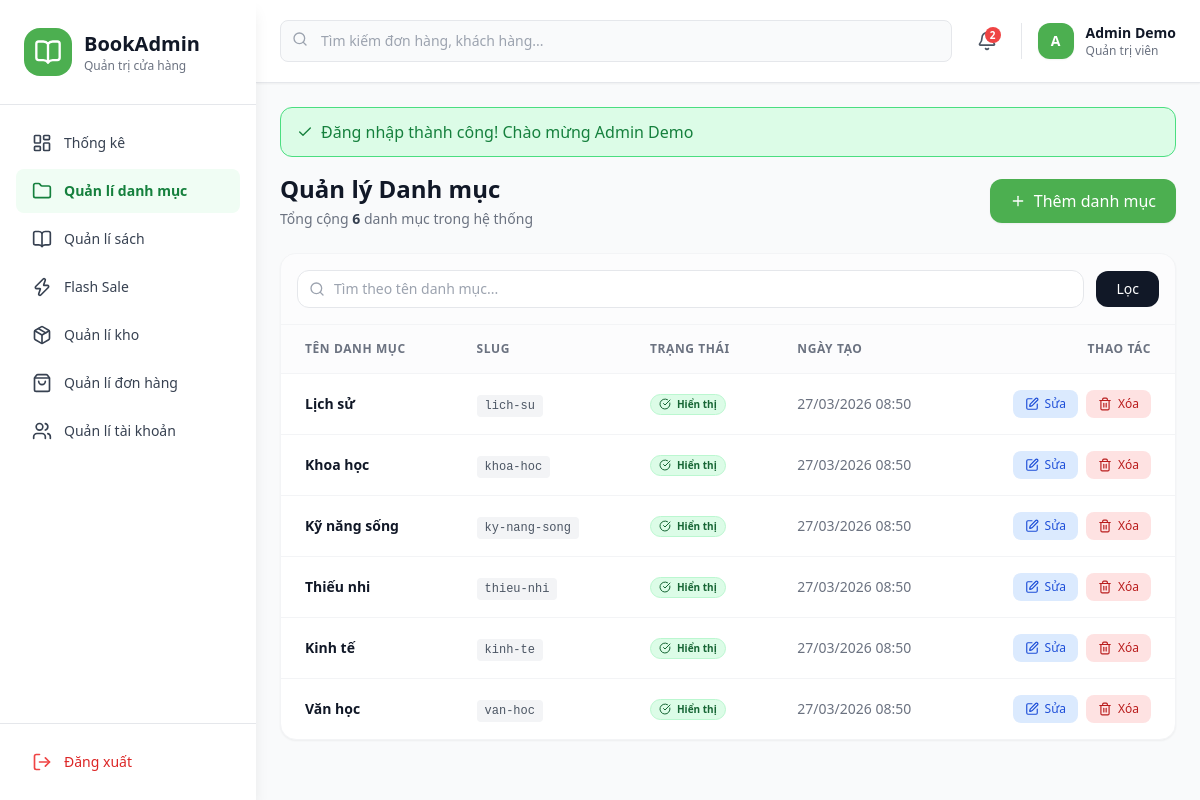
Page /BASE_URL?act=admin-categories (signed in) on the committed database.
### tables this page shows
CREATE TABLE categories (
  category_id INT          NOT NULL AUTO_INCREMENT,
  name        VARCHAR(150) NOT NULL,
  slug        VARCHAR(150) NOT NULL UNIQUE,
  description TEXT                  DEFAULT NULL,
  status      TINYINT      NOT NULL DEFAULT 1 COMMENT '1=active, 0=inactive',
  created_at  DATETIME     NOT NULL DEFAULT CURRENT_TIMESTAMP,
  updated_at  DATETIME     NOT NULL DEFAULT CURRENT_TIMESTAMP ON UPDATE CURRENT_TIMESTAMP,
  PRIMARY KEY (category_id)
);

### controllers/admin/AdminCategoryController.php (called while the page is built, shortened)
<?php
class AdminCategoryController
{
    private $categoryModel;
    public function __construct()
    {
        $this->categoryModel = new CategoryModel();
    }
    public function list()
    {
        $search = trim($_GET['search'] ?? '');
        $date = trim($_GET['date'] ?? '');
        $page = (int) ($_GET['page'] ?? 1);
        $page = $page < 1 ? 1 : $page;
        $limit = 10;
        $offset = ($page - 1) * $limit;
        $categories = $this->categoryModel->getAll($search, $date, $limit, $offset);
        $total = $this->categoryModel->countAll($search, $date);
        require_once './views/admin/categories/list.php';
    }
}
?>

### index.php (called while the page is built, shortened)
<?php
require_once './commons/function.php';
require_once './commons/message.php';
require_once './config/autoload.php';
require_once './routers/web.php';

### models/CategoryModel.php (called while the page is built, shortened)
<?php
class CategoryModel
{
    private $conn;
    public function __construct()
    {
        $this->conn = connectDB();
    }
    public function getAll($search = '', $date = '', $limit = 10, $offset = 0)
    {
        $query = "
      SELECT
        category_id as id,
        name,
        slug,
        description,
        status,
        created_at,
        updated_at
      FROM categories
      WHERE 1=1
    ";
        $query .= " ORDER BY category_id DESC LIMIT ? OFFSET ?";
        $stmt = $this->conn->prepare($query);
        $paramIndex = 1;
        $stmt->bindValue($paramIndex++, (int) $limit, PDO::PARAM_INT);
        $stmt->bindValue($paramIndex++, (int) $offset, PDO::PARAM_INT);
        $stmt->execute();
        return $stmt->fetchAll();
    }
    public function countAll($search = '', $date = '')
    {
        $query = "
      SELECT COUNT(*) as total
      FROM categories
      WHERE 1=1
    ";
        $stmt = $this->conn->prepare($query);
        $stmt->execute();
        return $stmt->fetch()['total'] ?? 0;
    }
}
?>

### commons/function.php (called while the page is built, shortened)
<?php
function connectDB()
{
    $host = DB_HOST;
    $port = DB_PORT;
    $dbname = DB_NAME;
    try {
        $conn = new PDO("mysql:host=$host;port=$port;dbname=$dbname", DB_USERNAME, DB_PASSWORD);
        $conn->setAttribute(PDO::ATTR_ERRMODE, PDO::ERRMODE_EXCEPTION);
        $conn->setAttribute(PDO::ATTR_DEFAULT_FETCH_MODE, PDO::FETCH_ASSOC);
        return $conn;
    } catch (PDOException $e) {
        echo ("Connection failed: " . $e->getMessage());
    }
}

### config/autoload.php (called while the page is built, shortened)
<?php
spl_autoload_register(function ($className) {
  $paths = [
    './controllers/',
    './controllers/admin/',
    './controllers/customer/',
    './models/',
  ];
  foreach ($paths as $path) {
    $file = $path . $className . '.php';
    if (file_exists($file)) {
      return;
    }
  }
});

### commons/message.php (called while the page is built, shortened)
<?php
class Message
{
  public static function get($key)
  {
    if (!empty($_SESSION['messages'][$key])) {
      $msg = $_SESSION['messages'][$key];
      return $msg;
    }
    return null;
  }
}

### views/admin/categories/list.php (the view, shortened to what this page needs)
<?php
$flashMessage = Message::get('success');
include_once './views/components/header.php';
include_once './views/components/sidebar.php';
?>
<main class="flex-1 overflow-x-hidden overflow-y-auto bg-gray-50 p-6">
    <div class="w-full">
        <?php if ($flashMessage): ?>
            <div id="flash-success"
                class="mb-4 bg-green-100 border border-green-400 text-green-700 px-4 py-3 rounded-xl relative flex items-center gap-2 transition-opacity duration-500"
                role="alert">
                <i data-lucide="check" class="w-4 h-4 shrink-0"></i>
                <span><?= htmlspecialchars($flashMessage) ?></span>
            </div>
        <?php endif; ?>
        <div class="flex flex-wrap justify-between items-center mb-6 gap-4">
            <div>
                <h1 class="text-2xl font-bold text-gray-900">Quản lý Danh mục</h1>
                <p class="text-sm text-gray-500 mt-1">
                    Tổng cộng <span class="font-semibold text-gray-700">
                        <?= number_format($total) ?>
                    </span> danh mục trong hệ thống
                </p>
            </div>
            <a href="<?= BASE_URL ?>?act=admin-categories-create"
                class="px-5 py-2.5 bg-[#4CAF50] text-white rounded-xl hover:bg-green-600 transition-colors font-medium flex items-center gap-2 shadow-sm">
                <i data-lucide="plus" class="w-4 h-4"></i> Thêm danh mục
            </a>
        </div>
        <div class="bg-white rounded-2xl shadow-sm border border-gray-100 overflow-hidden">
            <div class="p-4 border-b border-gray-100 bg-gray-50/50">
                <form action="" method="GET" class="flex flex-wrap gap-3 items-center w-full">
                    <div class="relative flex-1 min-w-[200px]">
                        <i data-lucide="search"
                            class="w-4 h-4 absolute left-3 top-1/2 -translate-y-1/2 text-gray-400"></i>
                        <input type="text" name="search" value="<?= htmlspecialchars($_GET['search'] ?? '') ?>"
                            placeholder="Tìm theo tên danh mục..."
                            class="w-full pl-9 pr-4 py-2 bg-white border border-gray-200 rounded-xl focus:outline-none focus:ring-2 focus:ring-[#4CAF50]/20 focus:border-[#4CAF50] transition-colors text-sm">
                    </div>
                    <button type="submit"
                        class="px-5 py-2 bg-gray-900 text-white rounded-xl hover:bg-gray-800 transition-colors font-medium text-sm whitespace-nowrap">
                        Lọc
                    </button>
                </form>
            </div>
            <div class="overflow-x-auto">
                <table class="w-full text-left border-collapse">
                    <thead>
                        <tr class="bg-gray-50/50 border-b border-gray-100">
                            <th class="px-6 py-4 text-xs font-semibold text-gray-500 uppercase tracking-wider">Tên danh mục</th>
                            <th class="px-6 py-4 text-xs font-semibold text-gray-500 uppercase tracking-wider">Slug</th>
                            <th class="px-6 py-4 text-xs font-semibold text-gray-500 uppercase tracking-wider">Trạng thái</th>
                            <th class="px-6 py-4 text-xs font-semibold text-gray-500 uppercase tracking-wider">Ngày tạo</th>
                            <th class="px-6 py-4 text-xs font-semibold text-gray-500 uppercase tracking-wider text-right">Thao tác</th>
                        </tr>
                    </thead>
                    <tbody class="divide-y divide-gray-100">
                        <?php if (empty($categories)): ?>
                            <tr>
                                <td colspan="5" class="px-6 py-14 text-center text-gray-500">
                                    <div class="flex flex-col items-center justify-center gap-3">
                                        <i data-lucide="inbox" class="w-10 h-10 text-gray-300"></i>
                                        <p class="text-sm">Không tìm thấy danh mục nào.</p>
                                        <a href="<?= BASE_URL ?>?act=admin-categories-create"
                                            class="text-sm text-[#4CAF50] hover:underline font-medium">+ Thêm danh mục mới</a>
                                    </div>
                                </td>
                            </tr>
                        <?php else: ?>
                            <?php foreach ($categories as $category): ?>
                                <tr class="hover:bg-gray-50 transition-colors">
                                    <td class="px-6 py-4">
                                        <div class="text-sm font-semibold text-gray-900">
                                            <?= htmlspecialchars($category['name']) ?>
                                        </div>
                                    </td>
                                    <td class="px-6 py-4 text-sm text-gray-600">
                                        <code class="bg-gray-100 px-2 py-1 rounded text-xs">
                                            <?= htmlspecialchars($category['slug']) ?>
                                        </code>
                                    </td>
                                    <td class="px-6 py-4">
                                        <span class="inline-flex items-center gap-1.5 px-2 py-0.5 rounded-full text-[10px] font-semibold
                                          <?= $category['status'] == 1 ? 'bg-green-100 text-green-800 border border-green-200' : 'bg-gray-100 text-gray-600 border border-gray-200' ?>">
                                            <i data-lucide="<?= $category['status'] == 1 ? 'check-circle' : 'circle' ?>"
                                                class="w-3 h-3"></i>
                                            <?= $category['status'] == 1 ? 'Hiển thị' : 'Đang ẩn' ?>
                                        </span>
                                    </td>
                                    <td class="px-6 py-4 text-sm text-gray-500">
                                        <?= date('d/m/Y H:i', strtotime($category['created_at'])) ?>
                                    </td>
                                    <td class="px-6 py-4 text-right">
                                        <div class="flex justify-end gap-2">
                                            <a href="<?= BASE_URL ?>?act=admin-categories-edit&id=<?= $category['id'] ?>"
                                                class="px-3 py-1.5 bg-blue-100 text-blue-700 rounded-lg hover:bg-blue-200 transition-colors text-xs font-medium flex items-center gap-1.5 whitespace-nowrap">
                                                <i data-lucide="edit" class="w-3.5 h-3.5"></i> Sửa
                                            </a>
                                            <a href="<?= BASE_URL ?>?act=admin-categories-delete&id=<?= $category['id'] ?>"
                                                onclick="return confirm('Bạn có chắc chắn muốn xóa danh mục này?');"
                                                class="px-3 py-1.5 bg-red-100 text-red-700 rounded-lg hover:bg-red-200 transition-colors text-xs font-medium flex items-center gap-1.5 whitespace-nowrap">
                                                <i data-lucide="trash-2" class="w-3.5 h-3.5"></i> Xóa
                                            </a>
                                        </div>
                                    </td>
                                </tr>
                            <?php endforeach; ?>
                        <?php endif; ?>
                    </tbody>
                </table>
            </div>
        </div>
    </div>
</main>

### views/components/header.php (shortened to what this page needs)
<?php
$currentUser = $_SESSION['currentUser'] ?? null;
$fullname = $currentUser['fullname'] ?? 'Admin';
$role     = ($currentUser['roles'] ?? '') == 1 ? 'Quản trị viên' : 'Nhân viên';
$avatar   = strtoupper(mb_substr($fullname, 0, 1));
?>
<!DOCTYPE html>
<html lang="vi" class="h-full">
<head>
  <script src="https://cdn.tailwindcss.com"></script>
</head>
<body class="h-full bg-[#F5F5F5] flex">
  <div class="flex-1 ml-64 flex flex-col min-h-screen">
    <header class="bg-white shadow-sm border-b border-gray-200 sticky top-0 z-40">
      <div class="px-6 py-5 flex items-center justify-between">
        <div class="flex-1 max-w-2xl">
          <div class="relative">
            <input type="text" placeholder="Tìm kiếm đơn hàng, khách hàng..."
              class="w-full pl-10 pr-4 py-2.5 bg-gray-50 border border-gray-200 rounded-lg focus:bg-white focus:outline-none focus:border-green-500 focus:ring-2 focus:ring-green-100 transition-all text-sm">
            <i data-lucide="search" class="absolute left-3 top-[11px] w-4 h-4 text-gray-400"></i>
          </div>
        </div>
        <div class="flex items-center space-x-4 pl-4">
          <button class="relative p-2 text-gray-600 hover:bg-gray-100 rounded-full transition-colors">
            <i data-lucide="bell" class="w-5 h-5 text-gray-600"></i>
            <span class="absolute top-1 right-1 bg-red-500 text-white text-[10px] font-bold rounded-full min-w-[16px] h-[16px] flex items-center justify-center px-1">2</span>
          </button>
          <div class="flex items-center gap-3 pl-4 border-l border-gray-200">
            <a class="flex items-center gap-3" href="<?= BASE_URL ?>?act=admin-profile">
              <div class="w-9 h-9 bg-[#4CAF50] rounded-xl flex items-center justify-center text-white text-sm font-bold shadow-sm">
                <?= $avatar ?>
              </div>
              <div class="hidden sm:block">
                <p class="text-sm font-bold text-gray-900"><?= htmlspecialchars($fullname) ?></p>
                <p class="text-xs text-gray-500"><?= $role ?></p>
              </div>
            </a>
          </div>
        </div>
      </div>
    </header>

### rows in the picture
categories: status "Quản trị viên", name "Kinh tế", slug "kinh-te", shows "Hiển thị", created_at "27/03/2026 08:50"
categories: name "Lịch sử", slug "lich-su", status 1 (drawn), created_at "27/03/2026 08:50"
categories: name "Khoa học", slug "khoa-hoc", status 1 (drawn), created_at "27/03/2026 08:50"
categories: name "Kỹ năng sống", slug "ky-nang-song", status 1 (drawn), created_at "27/03/2026 08:50"
categories: name "Thiếu nhi", slug "thieu-nhi", status 1 (drawn), created_at "27/03/2026 08:50"
categories: name "Văn học", slug "van-hoc", status 1 (drawn), created_at "27/03/2026 08:50"

### other values in the picture
$avatar "A"
$fullname "Admin Demo"
$flashMessage "Đăng nhập thành công! Chào mừng Admin Demo"
$total "6"
